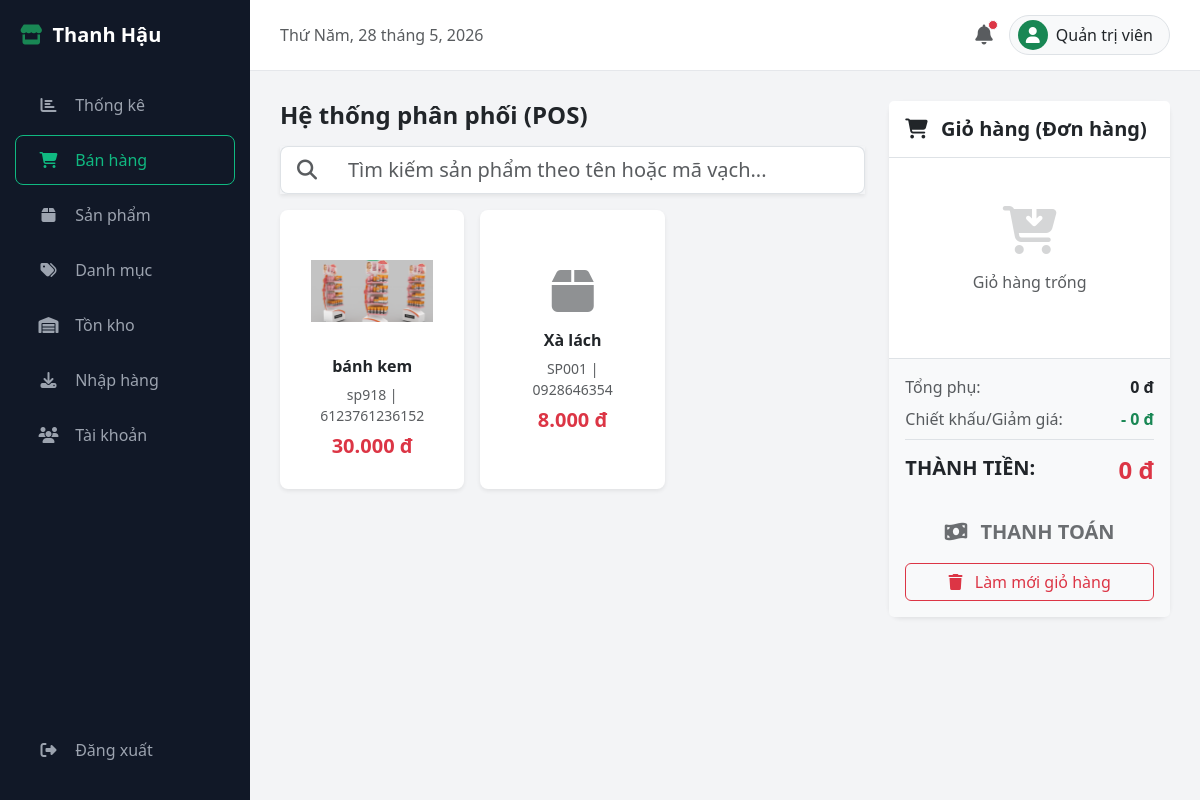
/sales.php (signed in), run on the app's committed database.
### tables this page shows
CREATE TABLE `san_pham` (
  `id` int(11) NOT NULL,
  `id_danh_muc` int(11) NOT NULL,
  `ma_vach` varchar(50) NOT NULL,
  `ma_sku` varchar(20) NOT NULL,
  `ten_san_pham` varchar(255) NOT NULL,
  `don_vi_tinh` varchar(20) NOT NULL,
  `gia_nhap` decimal(15,2) NOT NULL,
  `gia_ban` decimal(15,2) NOT NULL,
  `ton_toi_thieu` int(11) DEFAULT 5,
  `han_su_dung` date DEFAULT NULL,
  `hinh_anh` varchar(255) DEFAULT NULL
);

### sales.php (the view, shortened to what this page needs)
<?php
include 'connect.php';
$sql = "SELECT id, ten_san_pham, gia_ban, ma_vach, ma_sku, hinh_anh FROM san_pham ORDER BY id DESC";
$result = $conn->query($sql);
$products = [];
while ($row = $result->fetch_assoc()) {
    $products[] = $row;
}
include 'includes/header.php';
?>
<div class="row">
    <div class="col-lg-7 col-xl-8 mb-4">
        <div class="d-flex justify-content-between align-items-center mb-3">
            <h4 class="fw-bold mb-0">Hệ thống phân phối (POS)</h4>
        </div>
        <div class="mb-3">
            <div class="input-group input-group-lg shadow-sm">
                <span class="input-group-text bg-white border-end-0"><i class="fas fa-search text-muted"></i></span>
                <input type="text" id="posSearch" class="form-control border-start-0" placeholder="Tìm kiếm sản phẩm theo tên hoặc mã vạch..." onkeyup="filterProducts()">
            </div>
        </div>
        <div class="row g-3" id="posProductList">
            <?php foreach($products as $p): ?>
            <div class="col-md-6 col-lg-4 product-item" data-name="<?= strtolower($p['ten_san_pham']) ?>" data-sku="<?= strtolower($p['ma_sku']) ?>" data-barcode="<?= strtolower($p['ma_vach']) ?>">
                <div class="card h-100 product-card shadow-sm border-0" onclick='addToCart(<?= json_encode($p) ?>)' style="cursor: pointer; transition: transform 0.2s;">
                    <div class="card-body text-center d-flex flex-column justify-content-center">
                        <?php if (!empty($p['hinh_anh'])): ?>
                            <img src="<?= htmlspecialchars($p['hinh_anh']) ?>" alt="<?= htmlspecialchars($p['ten_san_pham']) ?>" class="img-fluid mb-3 mx-auto" style="max-height: 100px; object-fit: contain;">
                        <?php else: ?>
                            <i class="fas fa-box fa-3x text-custom mb-3 opacity-50"></i>
                        <?php endif; ?>
                        <h6 class="fw-bold text-truncate" title="<?= $p['ten_san_pham'] ?>"><?= $p['ten_san_pham'] ?></h6>
                        <small class="text-muted mb-2 d-block"><?= $p['ma_sku'] ?> | <?= $p['ma_vach'] ?></small>
                        <h5 class="text-danger fw-bold mb-0"><?= number_format($p['gia_ban'], 0, ',', '.') ?> đ</h5>
                    </div>
                </div>
            </div>
            <?php endforeach; ?>
        </div>
    </div>
    <div class="col-lg-5 col-xl-4">
        <div class="card shadow-sm border-0 h-100 d-flex flex-column">
            <div class="card-header bg-white border-bottom py-3">
                <h5 class="fw-bold mb-0"><i class="fas fa-shopping-cart text-custom me-2"></i> Giỏ hàng (Đơn hàng)</h5>
            </div>
            <div class="card-body p-0 flex-grow-1" style="overflow-y: auto; max-height: 50vh;" id="cartContainer">
                <div class="text-center text-muted py-5" id="emptyCartMsg">
                    <i class="fas fa-cart-arrow-down fa-3x mb-3 opacity-25"></i>
                    <p>Giỏ hàng trống</p>
                </div>
            </div>
            <div class="card-footer bg-light border-top p-3">
                <div class="d-flex justify-content-between mb-2">
                    <span class="text-muted">Tổng phụ:</span>
                    <span class="fw-bold" id="cartSubtotal">0 đ</span>
                </div>
                <div class="d-flex justify-content-between mb-3 border-bottom pb-2">
                    <span class="text-muted">Chiết khấu/Giảm giá:</span>
                    <span class="fw-bold text-success">- 0 đ</span>
                </div>
                <div class="d-flex justify-content-between mb-4">
                    <h5 class="fw-bold mb-0">THÀNH TIỀN:</h5>
                    <h4 class="fw-bold text-danger mb-0" id="cartTotal">0 đ</h4>
                </div>
                <form method="POST" id="checkoutForm" onsubmit="return handleCheckout()">
                    <div class="d-grid gap-2">
                        <button type="submit" class="btn btn-custom btn-lg w-100 fs-5 fw-bold" id="btnCheckout" disabled>
                            <i class="fas fa-money-bill-wave me-2"></i> THANH TOÁN
                        </button>
                        <button type="button" class="btn btn-outline-danger" onclick="clearCart()">
                            <i class="fas fa-trash me-2"></i> Làm mới giỏ hàng
                        </button>
                    </div>
                </form>
            </div>
        </div>
    </div>
</div>
<?php include 'includes/footer.php'; ?>

### includes/header.php (shortened to what this page needs)
<?php
$currentPage = basename($_SERVER['PHP_SELF']);
?>
<!DOCTYPE html>
<html lang="vi">
<head>
    <link href="https://cdn.jsdelivr.net/npm/bootstrap@5.3.0/dist/css/bootstrap.min.css" rel="stylesheet">
    <link rel="stylesheet" href="https://cdnjs.cloudflare.com/ajax/libs/font-awesome/6.4.0/css/all.min.css">
    <link rel="stylesheet" href="assets/css/style.css">
</head>
<body>
    <div class="sidebar">
        <div class="brand">
            <i class="fas fa-store text-success"></i> Thanh Hậu
        </div>
        <a href="index.php" class="<?= $currentPage == 'index.php' ? 'active' : '' ?>">
            <i class="fas fa-chart-bar"></i> Thống kê
        </a>
        <a href="sales.php" class="<?= $currentPage == 'sales.php' ? 'active' : '' ?>">
            <i class="fas fa-shopping-cart"></i> Bán hàng
        </a>
        <a href="products.php" class="<?= $currentPage == 'products.php' ? 'active' : '' ?>">
            <i class="fas fa-box"></i> Sản phẩm
        </a>
        <a href="categories.php" class="<?= $currentPage == 'categories.php' ? 'active' : '' ?>">
            <i class="fas fa-tags"></i> Danh mục
        </a>
        <a href="inventory.php" class="<?= $currentPage == 'inventory.php' ? 'active' : '' ?>">
            <i class="fas fa-warehouse"></i> Tồn kho
        </a>
        <a href="imports.php" class="<?= $currentPage == 'imports.php' ? 'active' : '' ?>">
            <i class="fas fa-download"></i> Nhập hàng
        </a>
        <a href="accounts.php" class="<?= $currentPage == 'accounts.php' ? 'active' : '' ?>">
            <i class="fas fa-users"></i> Tài khoản
        </a>
        <div style="position: absolute; bottom: 20px; width: 100%;">
            <a href="logout.php" style="color: #9ca3af;"><i class="fas fa-sign-out-alt"></i> Đăng xuất</a>
        </div>
    </div>
    <div class="main-content">
        <div class="topbar">
            <div>
                <span class="text-muted">Thứ Năm, 28 tháng 5, 2026</span>
            </div>
            <div class="d-flex align-items-center gap-3">
                <i class="fas fa-bell text-muted fs-5 position-relative">
                    <span class="position-absolute top-0 start-100 translate-middle p-1 bg-danger border border-light rounded-circle"></span>
                </i>
                <div class="d-flex align-items-center gap-2 border rounded-pill px-2 py-1 bg-light cursor-pointer">
                    <div class="bg-success text-white rounded-circle d-flex align-items-center justify-content-center" style="width: 30px; height: 30px;">
                        <i class="fas fa-user"></i>
                    </div>
                    <span class="fw-medium me-2"><?= htmlspecialchars($_SESSION['ho_ten'] ?? 'Admin') ?></span>
                </div>
            </div>
        </div>
        <div class="content-area">

### includes/footer.php (shortened to what this page needs)
        </div>
    </div>
</body>
</html>

### assets/css/style.css (style rules this page uses)
body { background-color: #f3f4f6; font-family: 'Segoe UI', Tahoma, Geneva, Verdana, sans-serif; }
.sidebar { height: 100vh; background-color: #111827; color: white; position: fixed; width: 250px; top: 0; left: 0; overflow-y: auto; padding-top: 20px; z-index: 1000; }
.sidebar .brand { font-size: 1.25rem; font-weight: bold; margin-bottom: 30px; display: flex; align-items: center; padding-left: 20px; gap: 10px; }
.sidebar a { color: #9ca3af; text-decoration: none; padding: 12px 20px; display: block; transition: 0.2s; border-radius: 8px; margin: 5px 15px; border: 1px solid transparent; }
.sidebar a.active { background-color: transparent; color: #10b981; border: 1px solid #10b981; }
.sidebar a i { width: 25px; text-align: center; margin-right: 10px; }
.main-content { margin-left: 250px; min-height: 100vh; display: flex; flex-direction: column; }
.topbar { background-color: white; padding: 15px 30px; display: flex; justify-content: space-between; align-items: center; border-bottom: 1px solid #e5e7eb; position: sticky; top: 0; z-index: 999; }
.content-area { padding: 30px; flex: 1; }
.card { border: none; border-radius: 12px; box-shadow: 0 1px 3px rgba(0,0,0,0.05); }
.btn-custom { background-color: #10b981; color: white; border: none; border-radius: 8px; padding: 8px 16px; }
.product-card { border: 1px solid #e5e7eb; border-radius: 8px; text-align: center; padding: 15px; cursor: pointer; transition: 0.2s; height: 100%; }
.product-card img { height: 100px; object-fit: cover; margin-bottom: 10px; }

### data on the page
san_pham: hinh_anh (picture), ten_san_pham "bánh kem", ma_sku "sp918", ma_vach "6123761236152", gia_ban "30.000"
san_pham: ten_san_pham "Xà lách", ma_sku "SP001", ma_vach "0928646354", gia_ban "8.000"

### other printed values
$_SESSION['ho_ten'] "Quản trị viên"
